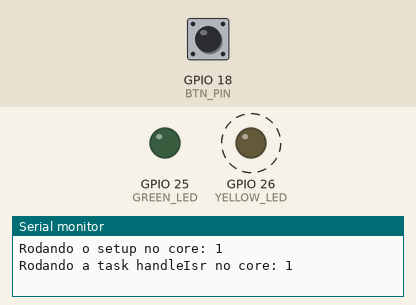
This program was run on a simulated ESP32. Shown: output pins drawn as LEDs (lit = HIGH), the last lines printed to the serial monitor. Dashed ring = blinking. The test bench sets the inputs (shaded band); at power-on: GPIO 18 (BTN_PIN) HIGH.

Above: at 0.9 s.
1.3 s: GPIO 18 (BTN_PIN) pulled LOW for 0.15 s
At 2.0 s:
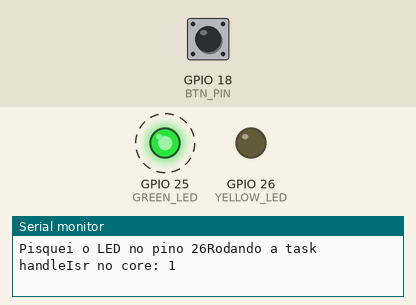
At 3.1 s:
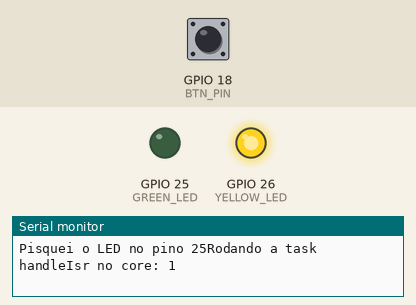
Timing chart, 0 to 10.3 s (numbered marks = the images above; inputs shaded):
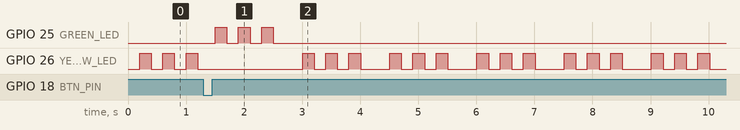

Measured:
- after the input at 1.3 s, GPIO 25 (GREEN_LED): alternates HIGH for 0.20 s and LOW for 0.20 s, 6 changes in all, then stays LOW, starting after 0.20 s
- by itself, GPIO 26 (YELLOW_LED): repeats every 1.5 s: 2 × (LOW 0.20 s, HIGH 0.20 s), LOW 0.50 s, HIGH 0.20 s

The program:

main.cpp
```cpp
#include <freertos/FreeRTOS.h>
#include <freertos/task.h>
#include <freertos/semphr.h>
#include <Arduino.h>

#define GREEN_LED 25
#define YELLOW_LED 26
#define BTN_PIN 18

SemaphoreHandle_t SMF;
TaskHandle_t handleTask;

void IRAM_ATTR isr() { // não pode ser mutex dentro de isr
    xSemaphoreGiveFromISR(SMF, NULL); //Libera o semaforo (sem_wait semaphore.h) colocando em estado 1
}

void blinkAndReport(uint8_t pin, uint8_t times, uint16_t durationMs) {
    for (uint8_t i = 0; i < times; i++) {
        digitalWrite(pin, HIGH);
        vTaskDelay(pdMS_TO_TICKS(durationMs));
        digitalWrite(pin, LOW);
        vTaskDelay(pdMS_TO_TICKS(durationMs));
    }
    Serial.print("Estou no trecho após liberação do semáforo pela isr com SMF= ");
    /* Se é de contagem retorna o valor corrente.
    Se é binário retorna 1 se disponível e 0 em caso contrário (bloqueado) */
    Serial.println(uxSemaphoreGetCount(SMF));
    Serial.printf("Pisquei o LED no pino %d", pin);
}

void handleIsrTask(void* z) {
    while (1) {
         //Tenta obter o semaforo durante 200ms (Timeout). Caso o semaforo nao fique
        //disponivel em 200ms, retornara FALSE
        Serial.printf("Rodando a task handleIsr no core: %d\n",xPortGetCoreID());
        if (xSemaphoreTake(SMF, pdMS_TO_TICKS(200)) == true) { //sem_post
            //Se obteu o semaforo entre os 200ms de espera, fara o toggle do pino
            //Para liberação imediata colocar pdMS_TO_TICKS(0) nao bloqueante
            blinkAndReport(GREEN_LED, 3, 200);
            /* xSemaphoreGive(SMF) não é necessário para sincronização com ISR.
               Retorna ao início do laço e fica esperando
               o semáforo ser liberado novamente */
        } else {
            blinkAndReport(YELLOW_LED, 3, 200);
        }
        vTaskDelay(pdMS_TO_TICKS(100)); // suspensão 100ms, permitindo outra thread caso haja, executar
   }
 }

void setup() {
    //hw config
    Serial.begin(115200);
    pinMode(GREEN_LED, OUTPUT); //green
    pinMode(YELLOW_LED, OUTPUT); //yellow
    pinMode(BTN_PIN, INPUT_PULLUP);    ;
    attachInterrupt(BTN_PIN, isr, FALLING);

    SMF = xSemaphoreCreateBinary(); //semaforo binario
    xTaskCreatePinnedToCore(handleIsrTask, "handleIsrTask" , 4096 , NULL, 1 , &handleTask, 0);
    //Cria a tarefa que analisa o semaforo
    //handle da função, alias para debug, stack size em bytes, parametro void* para a task, prioridade (1-25), no FreeRTOS ESP32 quanto maior,
    // maior a prioridade, sexto parâmetro não usado (local para guardar ID da task), afinidade do núcleo (0 PRO_CPU, 1 APP_CPU, tskNO_AFFINITY)
    Serial.printf("Rodando o setup no core: %d\n",xPortGetCoreID());
}

void loop() {
    //Serial.printf("Rodando o loop no core: %d\n",xPortGetCoreID());
}
```
